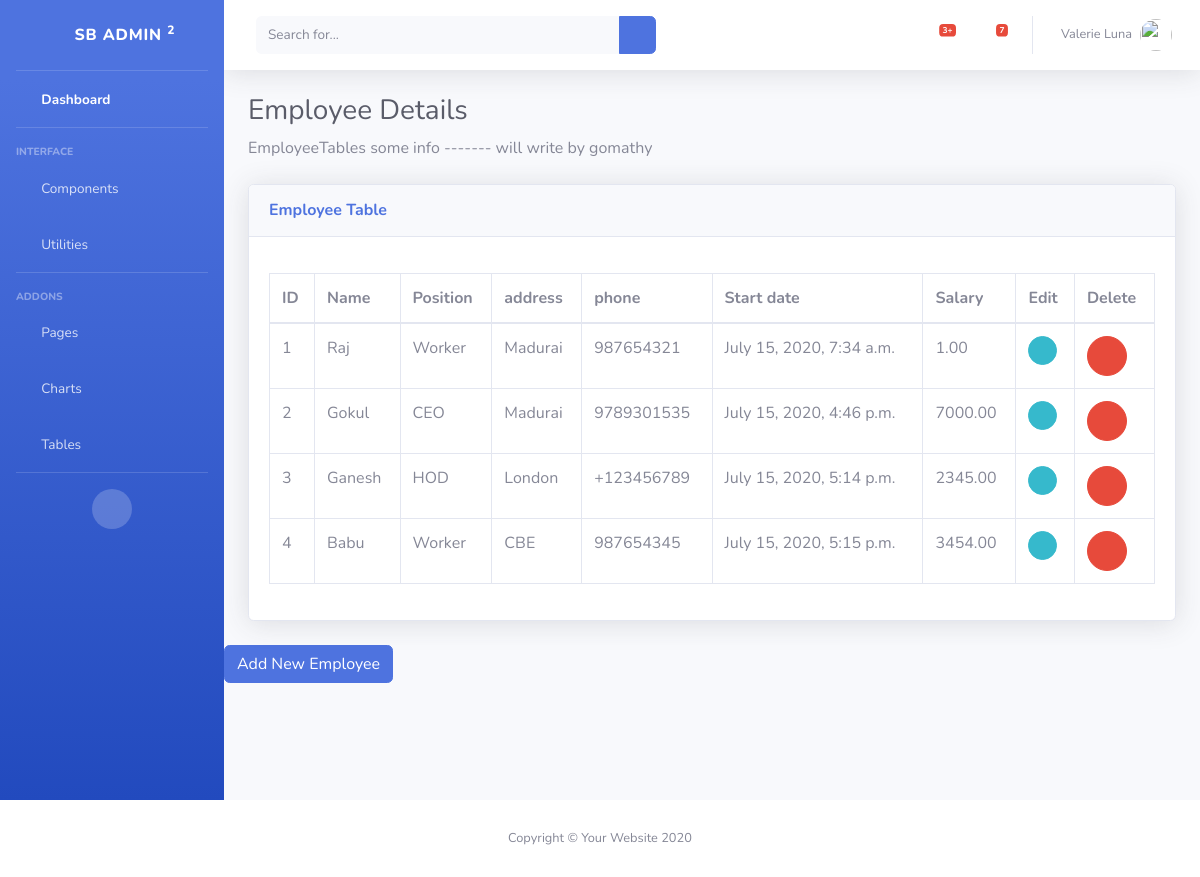
The app's page /employee/, older data.
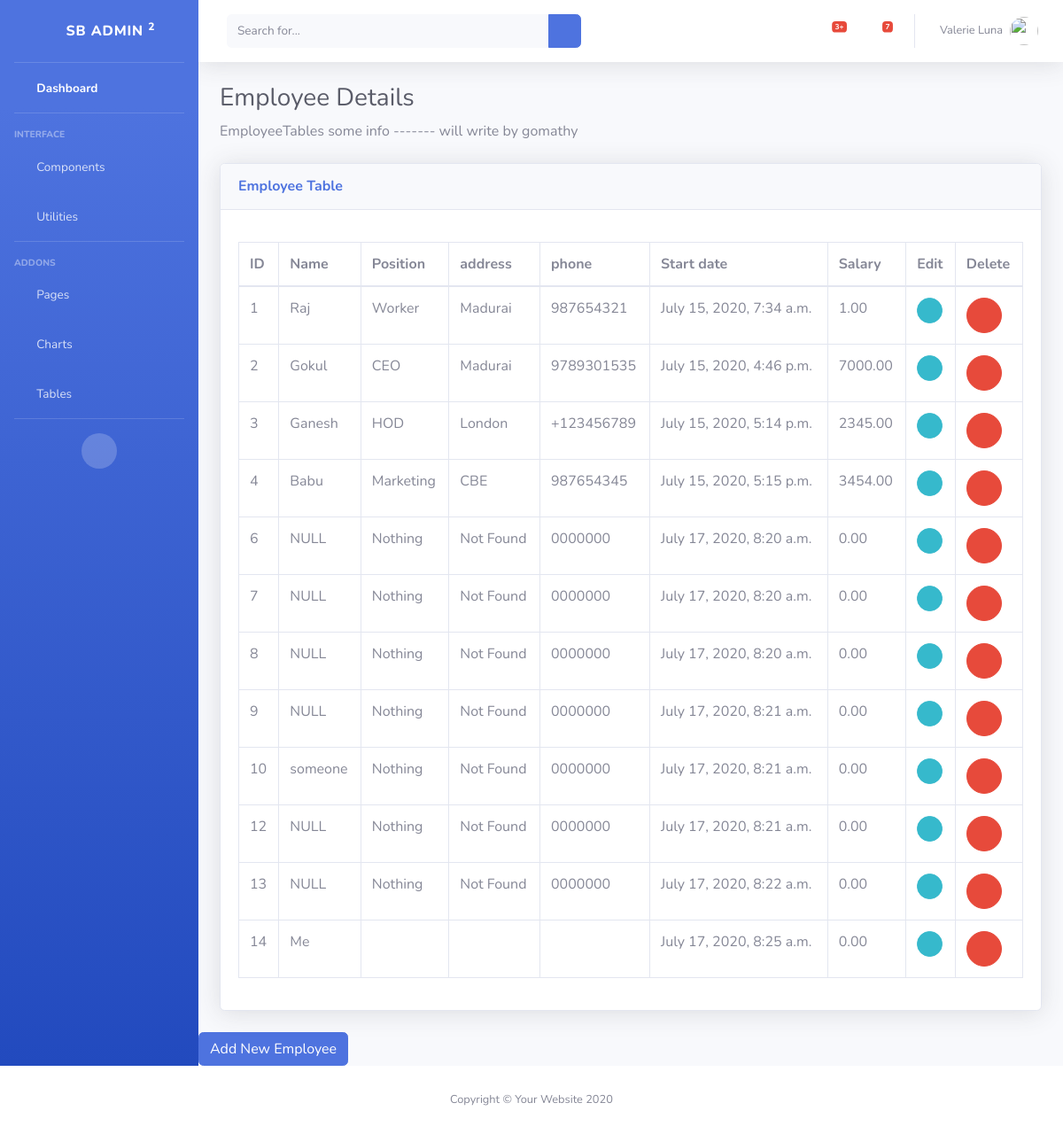
The same page, newer data.
### inventory/models.py (models this page shows, shortened)
class Employee(models.Model):
	name = models.CharField("Employee Name", max_length=30, default='NULL', blank=True)
	DESIGNATION_WORKER= 'Worker'
	DESIGNATION_CEO= 'Manager'
	DESIGNATION_SUPERVISER= 'Superviser'
	DESIGNATION_MARKETING= 'MarketingHead'
	DESIGNATION_OTHERS= 'Others'
	DESIGNATION_CHOICES= [(DESIGNATION_WORKER, 'Worker'),(DESIGNATION_CEO,'Manager'),(DESIGNATION_SUPERVISER,'Superviser'),(DESIGNATION_MARKETING,'MarketingHead'),(DESIGNATION_WORKER,'others') ]
	designation = models.CharField(choices=DESIGNATION_CHOICES, max_length=200, default='Others')
	address = models.CharField(max_length=70, default='Not Found', blank=True)
	phone = models.CharField("Phone Number", max_length=11, default='0000000', blank=True)
	dob = models.DateTimeField('date of birth', default=now, blank=True)
	doj = models.DateTimeField('date of Joined', default=now, blank=True)
	salary = models.DecimalField(max_digits=12, decimal_places=2,  default=0.0, blank=True)
	GENDER_MALE = 0
	GENDER_FEMALE = 1
	GENDER_OTHERS = 2
	GENDER_CHOICES = [(GENDER_MALE, 'Male'), (GENDER_FEMALE, 'Female'), (GENDER_FEMALE, 'Others') ]
	gender = models.IntegerField(choices=GENDER_CHOICES, default=2)

### inventory/views.py (the view)
# urls.py: path('employee/',views.employee,name='employee'),
def employee(request):
	Emps = Employee.objects.all()
	return render(request, 'inventory/employee.html', { 'Emps': Emps })

### inventory/templates/inventory/employee.html
{% extends 'inventory/base.html' %}
{% load static %}
{% block body %}
<h1 class="h3 mb-2 text-gray-800">Employee Details </h1>
          <p class="mb-4">EmployeeTables some info ------- will write by gomathy  </p>
          <div class="card shadow mb-4">
            <div class="card-header py-3">
              <h6 class="m-0 font-weight-bold text-primary">Employee Table</h6>
            </div>
            <div class="card-body">
              <div class="table-responsive">
                <table class="table table-bordered" id="dataTable" width="100%" cellspacing="0">
                  <thead>
                    <tr>
                      <th>ID</th>
                      <th>Name</th>
                      <th>Position</th>
                      <th>address</th>
                      <th>phone</th>
                      <th>Start date</th>
                      <th>Salary</th>
                      <th>Edit</th>
                      <th>Delete</th>
                    </tr>
                  </thead>
                  <tbody>
            <ul>
						{% for e in Emps %}
						<tr>
                <td> {{ e.id }} </td>
						    <td>{{ e.name }} </td>
						    <td>{{ e.designation }} </td>
						    <td>{{ e.address }} </td>
						    <td>{{ e.phone }} </td>
						    <td>{{ e.doj }} </td>
						    <td>{{ e.salary }} </td>
                <td>
                    <a href="{% url 'inventory:emp_edit' e.id %}" class="btn btn-info btn-circle btn-sm">
                      <i class="fas fa-info-circle"></i>
                    </a>
                </td>
                <td>
                    <a href="{% url 'inventory:delete_employee' e.id %}"
                      class="btn btn-danger btn-circle tn-sm">
                      <i class="fas fa-trash"></i>
                    </a>
                </td>
						</tr>
						{% endfor %}
						</ul>
                  </tbody>
                </table>
              </div>
            </div>
          </div>
        </div>
        <div class="button-group">
              <a href="{% url 'inventory:add_employee' %}" class="btn btn-primary" role="button">
              Add New Employee </a>
        </div>
      </div>
</div>
{% endblock %}

### inventory/templates/inventory/base.html (shortened to what this page needs)
{% load static %}
<!DOCTYPE html>
<html lang="en">
<head>
  <link href="{% static 'Dashboard/vendor/fontawesome-free/css/all.min.css' %}" rel="stylesheet" type="text/css">
  <link href="{% static 'Dashboard/css/sb-admin-2.min.css' %}" rel="stylesheet">
  <link href="{% static 'Dashboard/vendor/datatables/dataTables.bootstrap4.min.css' %}" rel="stylesheet">
</head>
<body id="page-top">
  <div id="wrapper">
    <ul class="navbar-nav bg-gradient-primary sidebar sidebar-dark accordion" id="accordionSidebar">
      <a class="sidebar-brand d-flex align-items-center justify-content-center" href="index.html">
        <div class="sidebar-brand-icon rotate-n-15">
          <i class="fas fa-laugh-wink"></i>
        </div>
        <div class="sidebar-brand-text mx-3">SB Admin <sup>2</sup></div>
      </a>
      <hr class="sidebar-divider my-0">
      <li class="nav-item active">
        <a class="nav-link" href="index.html">
          <i class="fas fa-fw fa-tachometer-alt"></i>
          <span>Dashboard</span></a>
      </li>
      <hr class="sidebar-divider">
      <div class="sidebar-heading">
        Interface
      </div>
      <li class="nav-item">
        <a class="nav-link collapsed" href="#" data-toggle="collapse" data-target="#collapseTwo" aria-expanded="true" aria-controls="collapseTwo">
          <i class="fas fa-fw fa-cog"></i>
          <span>Components</span>
        </a>
      </li>
      <li class="nav-item">
        <a class="nav-link collapsed" href="#" data-toggle="collapse" data-target="#collapseUtilities" aria-expanded="true" aria-controls="collapseUtilities">
          <i class="fas fa-fw fa-wrench"></i>
          <span>Utilities</span>
        </a>
      </li>
      <hr class="sidebar-divider">
      <div class="sidebar-heading">
        Addons
      </div>
      <li class="nav-item">
        <a class="nav-link collapsed" href="#" data-toggle="collapse" data-target="#collapsePages"
        aria-expanded="true" aria-controls="collapsePages">
          <i class="fas fa-fw fa-folder"></i>
          <span>Pages</span>
        </a>
      </li>
      <li class="nav-item">
        <a class="nav-link" href="charts.html">
          <i class="fas fa-fw fa-chart-area"></i>
          <span>Charts</span></a>
      </li>
      <li class="nav-item">
        <a class="nav-link" href="tables.html">
          <i class="fas fa-fw fa-table"></i>
          <span>Tables</span></a>
      </li>
      <hr class="sidebar-divider d-none d-md-block">
      <div class="text-center d-none d-md-inline">
        <button class="rounded-circle border-0" id="sidebarToggle"></button>
      </div>
    </ul>
    <div id="content-wrapper" class="d-flex flex-column">
      <div id="content">
        <nav class="navbar navbar-expand navbar-light bg-white topbar mb-4 static-top shadow">
          <form class="d-none d-sm-inline-block form-inline mr-auto ml-md-3 my-2 my-md-0 mw-100 navbar-search">
            <div class="input-group">
              <input type="text" class="form-control bg-light border-0 small" placeholder="Search for..." aria-label="Search" aria-describedby="basic-addon2">
              <div class="input-group-append">
                <button class="btn btn-primary" type="button">
                  <i class="fas fa-search fa-sm"></i>
                </button>
              </div>
            </div>
          </form>
          <ul class="navbar-nav ml-auto">
            <li class="nav-item dropdown no-arrow mx-1">
              <a class="nav-link dropdown-toggle" href="#" id="alertsDropdown" role="button" data-toggle="dropdown" aria-haspopup="true" aria-expanded="false">
                <i class="fas fa-bell fa-fw"></i>
                <span class="badge badge-danger badge-counter">3+</span>
              </a>
            </li>
            <li class="nav-item dropdown no-arrow mx-1">
              <a class="nav-link dropdown-toggle" href="#" id="messagesDropdown" role="button" data-toggle="dropdown" aria-haspopup="true" aria-expanded="false">
                <i class="fas fa-envelope fa-fw"></i>
                <span class="badge badge-danger badge-counter">7</span>
              </a>
            </li>
            <li class="nav-item dropdown no-arrow">
              <a class="nav-link dropdown-toggle" href="#" id="userDropdown" role="button" data-toggle="dropdown" aria-haspopup="true" aria-expanded="false">
                <span class="mr-2 d-none d-lg-inline text-gray-600 small">Valerie Luna</span>
                <img class="img-profile rounded-circle" src="https://source.unsplash.com/QAB-WJcbgJk/60x60">
              </a>
            </li>
          </ul>
        </nav>
        <div class="container-fluid">
                {% block body %}
                {% endblock %}
        </div>
      <footer class="sticky-footer bg-white">
        <div class="container my-auto">
          <div class="copyright text-center my-auto">
            <span>Copyright &copy; Your Website 2020</span>
          </div>
        </div>
      </footer>
</body>
</html>

Row changes from the older to the newer data that the page shows:
changed Employee "Babu": designation "Worker" → "Marketing"
added Employee: id "6", name "NULL", designation "Nothing", address "Not Found", phone "0000000", doj "July 17, 2020, 8:20 a.m.", salary "0.00"
added Employee: id "7", name "NULL", designation "Nothing", address "Not Found", phone "0000000", doj "July 17, 2020, 8:20 a.m.", salary "0.00"
added Employee: id "8", name "NULL", designation "Nothing", address "Not Found", phone "0000000", doj "July 17, 2020, 8:20 a.m.", salary "0.00"
added Employee: id "9", name "NULL", designation "Nothing", address "Not Found", phone "0000000", doj "July 17, 2020, 8:21 a.m.", salary "0.00"
added Employee: id "10", name "someone", designation "Nothing", address "Not Found", phone "0000000", doj "July 17, 2020, 8:21 a.m.", salary "0.00"
added Employee: id "12", name "NULL", designation "Nothing", address "Not Found", phone "0000000", doj "July 17, 2020, 8:21 a.m.", salary "0.00"
added Employee: id "13", name "NULL", designation "Nothing", address "Not Found", phone "0000000", doj "July 17, 2020, 8:22 a.m.", salary "0.00"
added Employee: id "14", name "Me", doj "July 17, 2020, 8:25 a.m.", salary "0.00"
